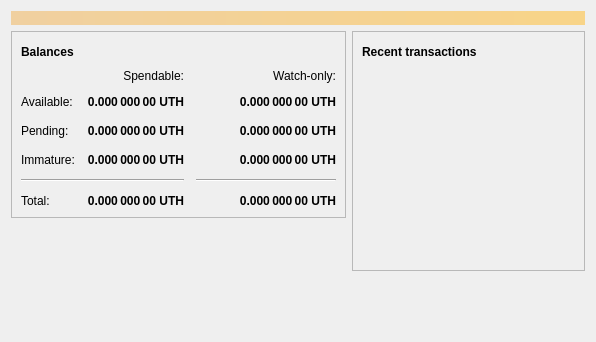
<?xml version="1.0" encoding="UTF-8"?>
<ui version="4.0">
 <class>OverviewPage</class>
 <widget class="QWidget" name="OverviewPage">
  <property name="geometry">
   <rect>
    <x>0</x>
    <y>0</y>
    <width>596</width>
    <height>342</height>
   </rect>
  </property>
  <property name="windowTitle">
   <string>Form</string>
  </property>
  <layout class="QVBoxLayout" name="topLayout">
   <item>
    <widget class="QLabel" name="labelAlerts">
     <property name="visible">
      <bool>false</bool>
     </property>
     <property name="styleSheet">
      <string notr="true">QLabel { background-color: qlineargradient(x1: 0, y1: 0, x2: 1, y2: 0, stop:0 #F0D0A0, stop:1 #F8D488); color:#000000; }</string>
     </property>
     <property name="wordWrap">
      <bool>true</bool>
     </property>
     <property name="margin">
      <number>3</number>
     </property>
     <property name="textInteractionFlags">
      <set>Qt::TextSelectableByMouse</set>
     </property>
    </widget>
   </item>
   <item>
    <layout class="QHBoxLayout" name="horizontalLayout" stretch="1,1">
     <item>
      <layout class="QVBoxLayout" name="verticalLayout_2">
       <item>
        <widget class="QFrame" name="frame">
         <property name="frameShape">
          <enum>QFrame::StyledPanel</enum>
         </property>
         <property name="frameShadow">
          <enum>QFrame::Raised</enum>
         </property>
         <layout class="QVBoxLayout" name="verticalLayout_4">
          <item>
           <layout class="QHBoxLayout" name="horizontalLayout_4">
            <item>
             <widget class="QLabel" name="label_5">
              <property name="font">
               <font>
                <weight>75</weight>
                <bold>true</bold>
               </font>
              </property>
              <property name="text">
               <string>Balances</string>
              </property>
             </widget>
            </item>
            <item>
             <widget class="QPushButton" name="labelWalletStatus">
              <property name="enabled">
               <bool>true</bool>
              </property>
              <property name="maximumSize">
               <size>
                <width>30</width>
                <height>16777215</height>
               </size>
              </property>
              <property name="toolTip">
               <string>The displayed information may be out of date. Your wallet automatically synchronizes with the UtharnCoin network after a connection is established, but this process has not completed yet.</string>
              </property>
              <property name="text">
               <string/>
              </property>
              <property name="icon">
               <iconset resource="../bitcoin.qrc">
                <normaloff>:/icons/warning</normaloff>
                <disabledoff>:/icons/warning</disabledoff>:/icons/warning</iconset>
              </property>
              <property name="iconSize">
               <size>
                <width>24</width>
                <height>24</height>
               </size>
              </property>
              <property name="flat">
               <bool>true</bool>
              </property>
             </widget>
            </item>
            <item>
             <spacer name="horizontalSpacer_3">
              <property name="orientation">
               <enum>Qt::Horizontal</enum>
              </property>
              <property name="sizeHint" stdset="0">
               <size>
                <width>40</width>
                <height>20</height>
               </size>
              </property>
             </spacer>
            </item>
           </layout>
          </item>
          <item>
           <layout class="QGridLayout" name="gridLayout">
            <property name="spacing">
             <number>12</number>
            </property>
            <item row="2" column="2">
             <widget class="QLabel" name="labelWatchPending">
              <property name="font">
               <font>
                <weight>75</weight>
                <bold>true</bold>
               </font>
              </property>
              <property name="cursor">
               <cursorShape>IBeamCursor</cursorShape>
              </property>
              <property name="toolTip">
               <string>Unconfirmed transactions to watch-only addresses</string>
              </property>
              <property name="text">
               <string notr="true">0.000 000 00 UTH</string>
              </property>
              <property name="alignment">
               <set>Qt::AlignRight|Qt::AlignTrailing|Qt::AlignVCenter</set>
              </property>
              <property name="textInteractionFlags">
               <set>Qt::LinksAccessibleByMouse|Qt::TextSelectableByKeyboard|Qt::TextSelectableByMouse</set>
              </property>
             </widget>
            </item>
            <item row="2" column="1">
             <widget class="QLabel" name="labelUnconfirmed">
              <property name="font">
               <font>
                <weight>75</weight>
                <bold>true</bold>
               </font>
              </property>
              <property name="cursor">
               <cursorShape>IBeamCursor</cursorShape>
              </property>
              <property name="toolTip">
               <string>Total of transactions that have yet to be confirmed, and do not yet count toward the spendable balance</string>
              </property>
              <property name="text">
               <string notr="true">0.000 000 00 UTH</string>
              </property>
              <property name="alignment">
               <set>Qt::AlignRight|Qt::AlignTrailing|Qt::AlignVCenter</set>
              </property>
              <property name="textInteractionFlags">
               <set>Qt::LinksAccessibleByMouse|Qt::TextSelectableByKeyboard|Qt::TextSelectableByMouse</set>
              </property>
             </widget>
            </item>
            <item row="3" column="2">
             <widget class="QLabel" name="labelWatchImmature">
              <property name="font">
               <font>
                <weight>75</weight>
                <bold>true</bold>
               </font>
              </property>
              <property name="cursor">
               <cursorShape>IBeamCursor</cursorShape>
              </property>
              <property name="toolTip">
               <string>Mined balance in watch-only addresses that has not yet matured</string>
              </property>
              <property name="text">
               <string notr="true">0.000 000 00 UTH</string>
              </property>
              <property name="alignment">
               <set>Qt::AlignRight|Qt::AlignTrailing|Qt::AlignVCenter</set>
              </property>
              <property name="textInteractionFlags">
               <set>Qt::LinksAccessibleByMouse|Qt::TextSelectableByKeyboard|Qt::TextSelectableByMouse</set>
              </property>
             </widget>
            </item>
            <item row="4" column="0" colspan="2">
             <widget class="Line" name="line">
              <property name="orientation">
               <enum>Qt::Horizontal</enum>
              </property>
             </widget>
            </item>
            <item row="4" column="2">
             <widget class="Line" name="lineWatchBalance">
              <property name="sizePolicy">
               <sizepolicy hsizetype="Preferred" vsizetype="Fixed">
                <horstretch>0</horstretch>
                <verstretch>0</verstretch>
               </sizepolicy>
              </property>
              <property name="minimumSize">
               <size>
                <width>140</width>
                <height>0</height>
               </size>
              </property>
              <property name="orientation">
               <enum>Qt::Horizontal</enum>
              </property>
             </widget>
            </item>
            <item row="5" column="0">
             <widget class="QLabel" name="labelTotalText">
              <property name="text">
               <string>Total:</string>
              </property>
             </widget>
            </item>
            <item row="3" column="1">
             <widget class="QLabel" name="labelImmature">
              <property name="font">
               <font>
                <weight>75</weight>
                <bold>true</bold>
               </font>
              </property>
              <property name="cursor">
               <cursorShape>IBeamCursor</cursorShape>
              </property>
              <property name="toolTip">
               <string>Mined balance that has not yet matured</string>
              </property>
              <property name="text">
               <string notr="true">0.000 000 00 UTH</string>
              </property>
              <property name="alignment">
               <set>Qt::AlignRight|Qt::AlignTrailing|Qt::AlignVCenter</set>
              </property>
              <property name="textInteractionFlags">
               <set>Qt::LinksAccessibleByMouse|Qt::TextSelectableByKeyboard|Qt::TextSelectableByMouse</set>
              </property>
             </widget>
            </item>
            <item row="2" column="3">
             <spacer name="horizontalSpacer_2">
              <property name="orientation">
               <enum>Qt::Horizontal</enum>
              </property>
              <property name="sizeHint" stdset="0">
               <size>
                <width>40</width>
                <height>20</height>
               </size>
              </property>
             </spacer>
            </item>
            <item row="3" column="0">
             <widget class="QLabel" name="labelImmatureText">
              <property name="text">
               <string>Immature:</string>
              </property>
             </widget>
            </item>
            <item row="5" column="1">
             <widget class="QLabel" name="labelTotal">
              <property name="font">
               <font>
                <weight>75</weight>
                <bold>true</bold>
               </font>
              </property>
              <property name="cursor">
               <cursorShape>IBeamCursor</cursorShape>
              </property>
              <property name="toolTip">
               <string>Your current total balance</string>
              </property>
              <property name="text">
               <string notr="true">0.000 000 00 UTH</string>
              </property>
              <property name="alignment">
               <set>Qt::AlignRight|Qt::AlignTrailing|Qt::AlignVCenter</set>
              </property>
              <property name="textInteractionFlags">
               <set>Qt::LinksAccessibleByMouse|Qt::TextSelectableByKeyboard|Qt::TextSelectableByMouse</set>
              </property>
             </widget>
            </item>
            <item row="5" column="2">
             <widget class="QLabel" name="labelWatchTotal">
              <property name="font">
               <font>
                <weight>75</weight>
                <bold>true</bold>
               </font>
              </property>
              <property name="cursor">
               <cursorShape>IBeamCursor</cursorShape>
              </property>
              <property name="toolTip">
               <string>Current total balance in watch-only addresses</string>
              </property>
              <property name="text">
               <string notr="true">0.000 000 00 UTH</string>
              </property>
              <property name="alignment">
               <set>Qt::AlignRight|Qt::AlignTrailing|Qt::AlignVCenter</set>
              </property>
              <property name="textInteractionFlags">
               <set>Qt::LinksAccessibleByMouse|Qt::TextSelectableByKeyboard|Qt::TextSelectableByMouse</set>
              </property>
             </widget>
            </item>
            <item row="0" column="2">
             <widget class="QLabel" name="labelWatchonly">
              <property name="text">
               <string>Watch-only:</string>
              </property>
              <property name="alignment">
               <set>Qt::AlignRight|Qt::AlignTrailing|Qt::AlignVCenter</set>
              </property>
             </widget>
            </item>
            <item row="1" column="0">
             <widget class="QLabel" name="labelBalanceText">
              <property name="text">
               <string>Available:</string>
              </property>
             </widget>
            </item>
            <item row="1" column="1">
             <widget class="QLabel" name="labelBalance">
              <property name="font">
               <font>
                <weight>75</weight>
                <bold>true</bold>
               </font>
              </property>
              <property name="cursor">
               <cursorShape>IBeamCursor</cursorShape>
              </property>
              <property name="toolTip">
               <string>Your current spendable balance</string>
              </property>
              <property name="text">
               <string notr="true">0.000 000 00 UTH</string>
              </property>
              <property name="alignment">
               <set>Qt::AlignRight|Qt::AlignTrailing|Qt::AlignVCenter</set>
              </property>
              <property name="textInteractionFlags">
               <set>Qt::LinksAccessibleByMouse|Qt::TextSelectableByKeyboard|Qt::TextSelectableByMouse</set>
              </property>
             </widget>
            </item>
            <item row="1" column="2">
             <widget class="QLabel" name="labelWatchAvailable">
              <property name="font">
               <font>
                <weight>75</weight>
                <bold>true</bold>
               </font>
              </property>
              <property name="cursor">
               <cursorShape>IBeamCursor</cursorShape>
              </property>
              <property name="toolTip">
               <string>Your current balance in watch-only addresses</string>
              </property>
              <property name="text">
               <string notr="true">0.000 000 00 UTH</string>
              </property>
              <property name="alignment">
               <set>Qt::AlignRight|Qt::AlignTrailing|Qt::AlignVCenter</set>
              </property>
              <property name="textInteractionFlags">
               <set>Qt::LinksAccessibleByMouse|Qt::TextSelectableByKeyboard|Qt::TextSelectableByMouse</set>
              </property>
             </widget>
            </item>
            <item row="2" column="0">
             <widget class="QLabel" name="labelPendingText">
              <property name="text">
               <string>Pending:</string>
              </property>
             </widget>
            </item>
            <item row="0" column="1">
             <widget class="QLabel" name="labelSpendable">
              <property name="text">
               <string>Spendable:</string>
              </property>
              <property name="alignment">
               <set>Qt::AlignRight|Qt::AlignTrailing|Qt::AlignVCenter</set>
              </property>
             </widget>
            </item>
           </layout>
          </item>
         </layout>
        </widget>
       </item>
       <item>
        <spacer name="verticalSpacer">
         <property name="orientation">
          <enum>Qt::Vertical</enum>
         </property>
         <property name="sizeHint" stdset="0">
          <size>
           <width>20</width>
           <height>40</height>
          </size>
         </property>
        </spacer>
       </item>
      </layout>
     </item>
     <item>
      <layout class="QVBoxLayout" name="verticalLayout_3">
       <item>
        <widget class="QFrame" name="frame_2">
         <property name="frameShape">
          <enum>QFrame::StyledPanel</enum>
         </property>
         <property name="frameShadow">
          <enum>QFrame::Raised</enum>
         </property>
         <layout class="QVBoxLayout" name="verticalLayout">
          <item>
           <layout class="QHBoxLayout" name="horizontalLayout_2">
            <item>
             <widget class="QLabel" name="label_4">
              <property name="font">
               <font>
                <weight>75</weight>
                <bold>true</bold>
               </font>
              </property>
              <property name="text">
               <string>Recent transactions</string>
              </property>
             </widget>
            </item>
            <item>
             <widget class="QPushButton" name="labelTransactionsStatus">
              <property name="enabled">
               <bool>true</bool>
              </property>
              <property name="maximumSize">
               <size>
                <width>30</width>
                <height>16777215</height>
               </size>
              </property>
              <property name="toolTip">
               <string>The displayed information may be out of date. Your wallet automatically synchronizes with the UtharnCoin network after a connection is established, but this process has not completed yet.</string>
              </property>
              <property name="text">
               <string/>
              </property>
              <property name="icon">
               <iconset resource="../bitcoin.qrc">
                <normaloff>:/icons/warning</normaloff>
                <disabledoff>:/icons/warning</disabledoff>:/icons/warning</iconset>
              </property>
              <property name="iconSize">
               <size>
                <width>24</width>
                <height>24</height>
               </size>
              </property>
              <property name="flat">
               <bool>true</bool>
              </property>
             </widget>
            </item>
            <item>
             <spacer name="horizontalSpacer">
              <property name="orientation">
               <enum>Qt::Horizontal</enum>
              </property>
              <property name="sizeHint" stdset="0">
               <size>
                <width>40</width>
                <height>20</height>
               </size>
              </property>
             </spacer>
            </item>
           </layout>
          </item>
          <item>
           <widget class="QListView" name="listTransactions">
            <property name="styleSheet">
             <string notr="true">QListView { background: transparent; }</string>
            </property>
            <property name="frameShape">
             <enum>QFrame::NoFrame</enum>
            </property>
            <property name="verticalScrollBarPolicy">
             <enum>Qt::ScrollBarAlwaysOff</enum>
            </property>
            <property name="horizontalScrollBarPolicy">
             <enum>Qt::ScrollBarAlwaysOff</enum>
            </property>
            <property name="selectionMode">
             <enum>QAbstractItemView::NoSelection</enum>
            </property>
           </widget>
          </item>
         </layout>
        </widget>
       </item>
       <item>
        <spacer name="verticalSpacer_2">
         <property name="orientation">
          <enum>Qt::Vertical</enum>
         </property>
         <property name="sizeHint" stdset="0">
          <size>
           <width>20</width>
           <height>40</height>
          </size>
         </property>
        </spacer>
       </item>
      </layout>
     </item>
    </layout>
   </item>
  </layout>
 </widget>
 <resources/>
 <connections/>
</ui>
